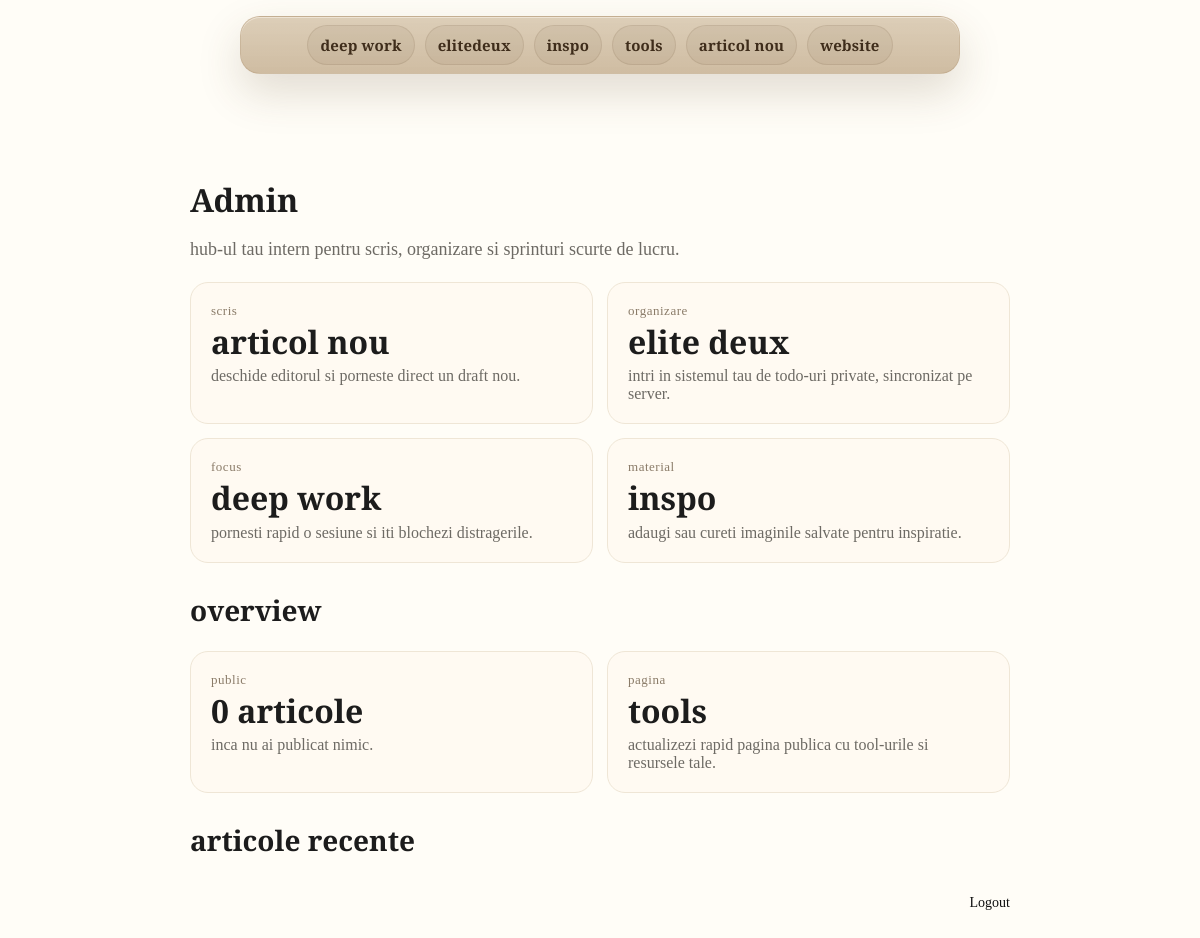
The page /admin/index.php (signed in) on the database as committed earlier.
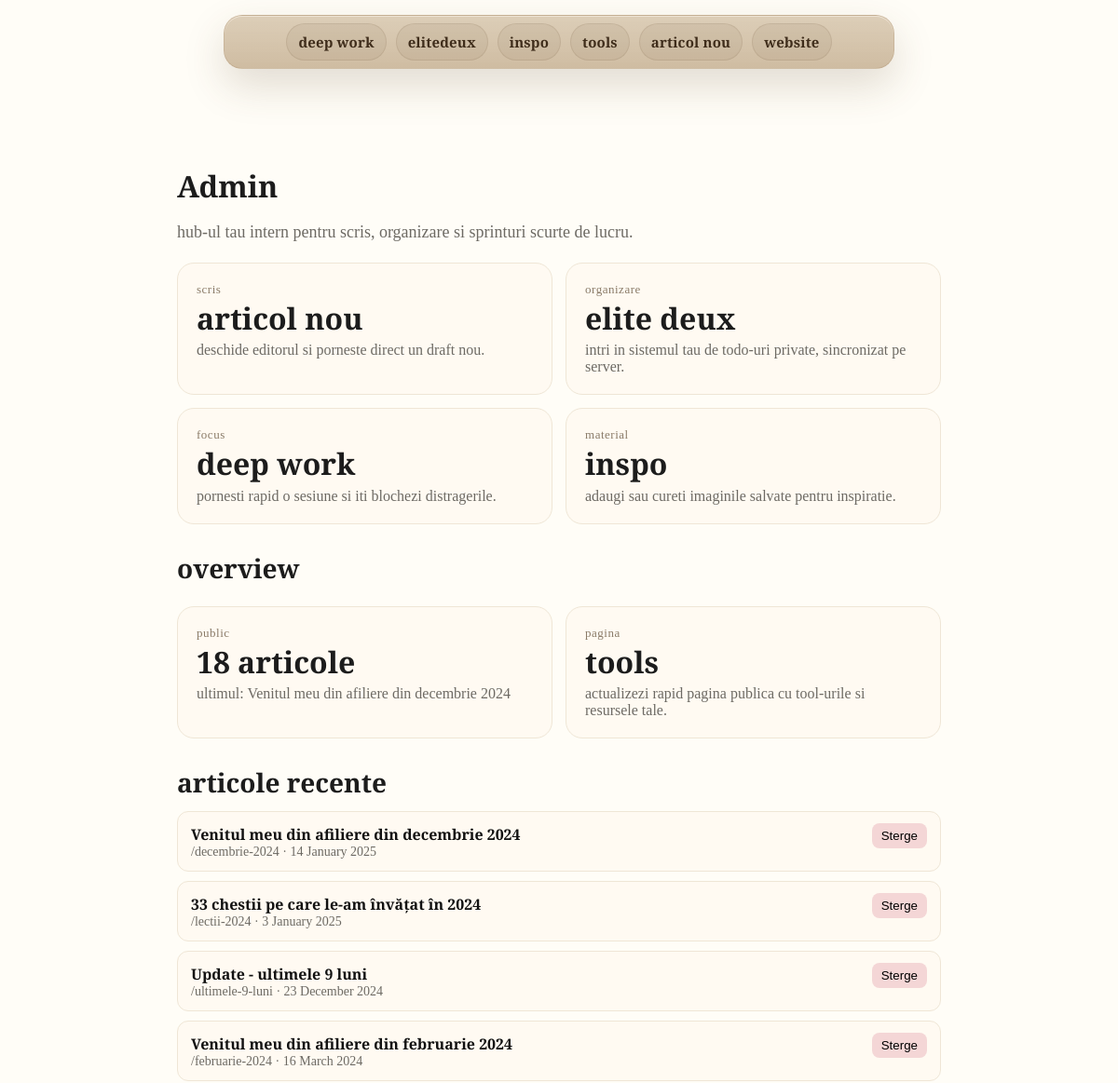
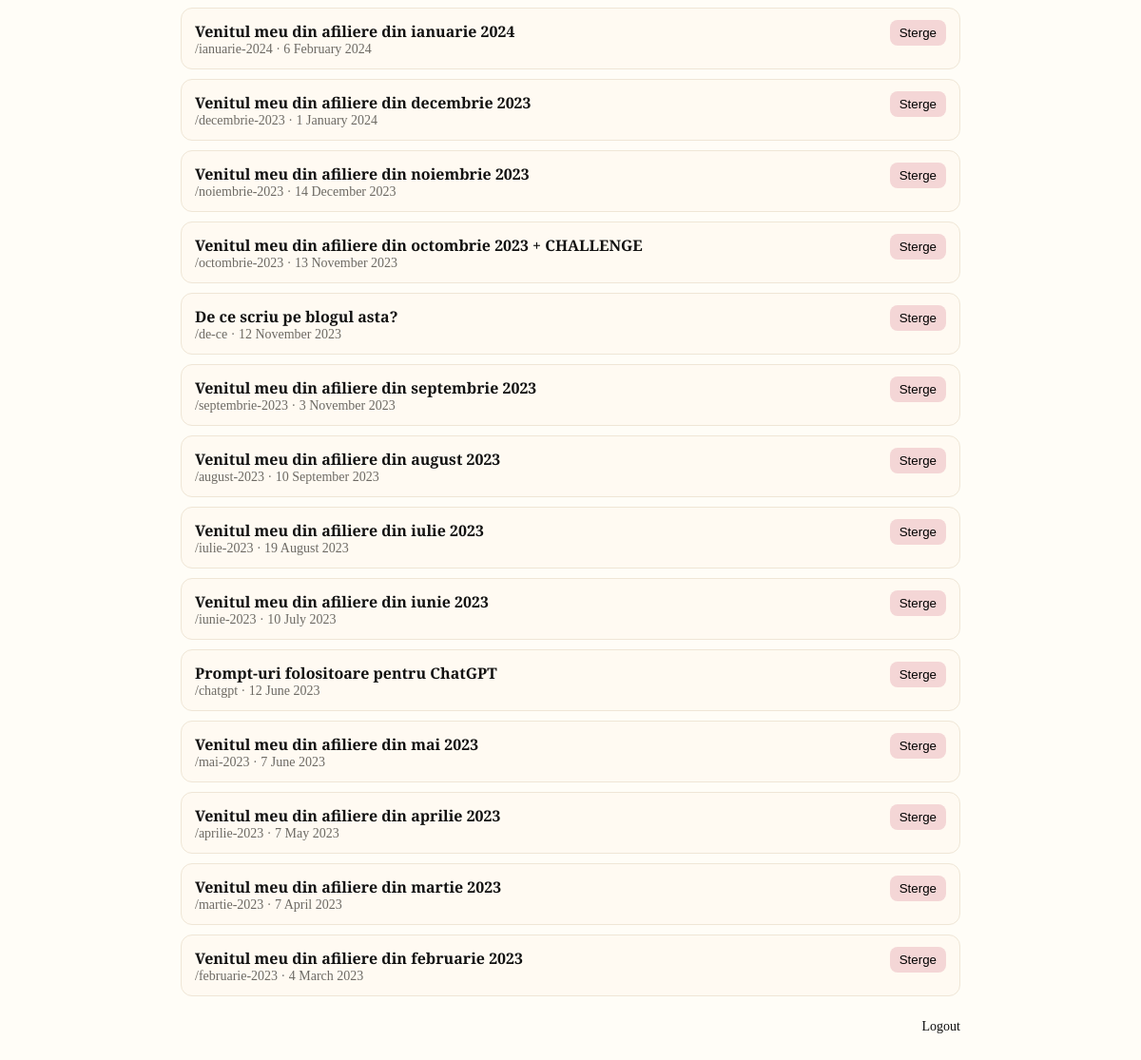
The same page on the database as committed later (2 pictures, top to bottom).
### tables this page shows
CREATE TABLE posts (
    id INTEGER PRIMARY KEY AUTOINCREMENT,
    slug TEXT UNIQUE NOT NULL,
    title TEXT NOT NULL,
    content_html TEXT NOT NULL,
    content_md TEXT,
    excerpt TEXT,
    published_at TEXT NOT NULL
);

### admin/index.php (the view, shortened to what this page needs)
<?php
$dbPath = __DIR__ . '/../data/blog.sqlite';
$db = new SQLite3($dbPath);
$db->exec('CREATE TABLE IF NOT EXISTS posts (
    id INTEGER PRIMARY KEY AUTOINCREMENT,
    slug TEXT UNIQUE NOT NULL,
    title TEXT NOT NULL,
    content_html TEXT NOT NULL,
    content_md TEXT,
    excerpt TEXT,
    published_at TEXT NOT NULL
);');
function h(string $value): string {
    return htmlspecialchars($value, ENT_QUOTES, 'UTF-8');
}
$result = $db->query('SELECT id, slug, title, published_at FROM posts ORDER BY published_at DESC');
$posts = [];
while ($row = $result->fetchArray(SQLITE3_ASSOC)) {
    $posts[] = $row;
}
$postCount = count($posts);
$latestPost = $posts[0] ?? null;
?>
<!doctype html>
<html lang="ro">
<head>
</head>
<body class="admin">
  <div class="admin-bar">
    <div class="admin-bar-inner">
      <a class="btn" href="/deep-work/">Deep work</a>
      <a class="btn" href="/elite-deux/">EliteDeux</a>
      <a class="btn" href="/admin/inspo.php">Inspo</a>
      <a class="btn" href="/admin/page.php?slug=tools">Tools</a>
      <a class="btn" href="/admin/edit.php">Articol nou</a>
      <a class="btn" href="/">Website</a>
    </div>
  </div>
  <div class="wrap">
    <div class="top">
      <h1>Admin</h1>
    </div>
    <p class="intro">hub-ul tau intern pentru scris, organizare si sprinturi scurte de lucru.</p>
    <section class="quick-grid" aria-label="Actiuni rapide">
      <a class="quick-card" href="/admin/edit.php">
        <span class="quick-card-kicker">scris</span>
        <h2>articol nou</h2>
        <p>deschide editorul si porneste direct un draft nou.</p>
      </a>
      <a class="quick-card" href="/elite-deux/">
        <span class="quick-card-kicker">organizare</span>
        <h2>elite deux</h2>
        <p>intri in sistemul tau de todo-uri private, sincronizat pe server.</p>
      </a>
      <a class="quick-card" href="/deep-work/">
        <span class="quick-card-kicker">focus</span>
        <h2>deep work</h2>
        <p>pornesti rapid o sesiune si iti blochezi distragerile.</p>
      </a>
      <a class="quick-card" href="/admin/inspo.php">
        <span class="quick-card-kicker">material</span>
        <h2>inspo</h2>
        <p>adaugi sau cureti imaginile salvate pentru inspiratie.</p>
      </a>
    </section>
    <section>
      <h2 class="section-title">overview</h2>
      <div class="quick-grid">
        <a class="quick-card" href="/blog">
          <span class="quick-card-kicker">public</span>
          <h2><?php echo h((string)$postCount); ?> articole</h2>
          <p><?php echo $latestPost ? 'ultimul: ' . h($latestPost['title']) : 'inca nu ai publicat nimic.'; ?></p>
        </a>
        <a class="quick-card" href="/admin/page.php?slug=tools">
          <span class="quick-card-kicker">pagina</span>
          <h2>tools</h2>
          <p>actualizezi rapid pagina publica cu tool-urile si resursele tale.</p>
        </a>
      </div>
    </section>
    <section>
      <h2 class="section-title">articole recente</h2>
    </section>
    <div class="list">
      <?php foreach ($posts as $p): ?>
        <div class="item">
          <div>
            <a href="/admin/edit.php?id=<?php echo (int)$p['id']; ?>"><?php echo h($p['title']); ?></a>
            <div class="meta">/<?php echo h($p['slug']); ?> · <?php echo h(date('j F Y', strtotime($p['published_at']))); ?></div>
          </div>
          <form method="post" onsubmit="return confirm('Stergi acest articol?');">
            <button class="danger" type="submit">Sterge</button>
          </form>
        </div>
      <?php endforeach; ?>
    </div>
    <div class="logout-row">
      <a class="link" href="/admin/logout.php">Logout</a>
    </div>
  </div>
</body>
</html>

### admin/index.php (style rules this page uses)
body { font-family: "Crimson Pro", serif; background: #FFFDF7; color: #1c1c1c; }
body:has(.admin-bar) { padding-top: 86px; }
.admin-bar { position: fixed; top: 16px; left: 50%; transform: translateX(-50%); z-index: 1000; width: min(720px, calc(100% - 24px)); }
.wrap { max-width: 820px; margin: 60px auto; padding: 24px; }
.top { display: block; }
.top h1 { margin: 0; }
.admin-bar-inner { display: flex; align-items: center; gap: 10px; flex-wrap: wrap; justify-content: center; padding: 8px; border: 1px solid rgba(143, 111, 74, 0.18); border-radius: 20px; background: linear-gradient(180deg, rgba(219, 204, 181, 0.96) 0%, rgba(206, 187, 160, 0.98) 100%); box-shadow: 0 18px 44px rgba(90, 67, 39, 0.18), inset 0 1px 0 rgba(255, 250, 242, 0.5); backdrop-filter: blur(12px); }
.btn { display: inline-flex; align-items: center; justify-content: center; min-height: 28px; padding: 5px 12px; background: rgba(108, 82, 51, 0.08); color: #3f2d1b; border: 1px solid rgba(108, 82, 51, 0.12); border-radius: 999px; font-family: "Crimson Pro", serif; font-size: 15px; font-weight: 600; letter-spacing: 0.01em; text-decoration: none; line-height: 1; text-transform: lowercase; transition: background 160ms ease, transform 160ms ease, border-color 160ms ease, color 160ms ease; }
.intro { margin-top: 18px; color: #6d6a64; font-size: 18px; }
.quick-grid { display: grid; grid-template-columns: repeat(2, minmax(0, 1fr)); gap: 14px; margin-top: 22px; }
.quick-card { display: block; padding: 20px; background: #fffaf2; border: 1px solid #efe6d6; border-radius: 18px; text-decoration: none; color: #1c1c1c; transition: transform 160ms ease, border-color 160ms ease, box-shadow 160ms ease; }
.quick-card-kicker { display: block; font-size: 13px; text-transform: lowercase; letter-spacing: 0.04em; color: #8a7b68; margin-bottom: 8px; }
.quick-card h2 { margin: 0; font-size: 32px; font-weight: 600; line-height: 0.95; text-transform: lowercase; }
.quick-card p { margin: 10px 0 0; color: #6d6a64; font-size: 16px; }
.section-title { margin: 28px 0 12px; font-size: 28px; font-weight: 600; text-transform: lowercase; }
.list { margin-top: 0; display: flex; flex-direction: column; gap: 10px; }
.item { background: #fffaf2; border: 1px solid #efe6d6; border-radius: 12px; padding: 12px 14px; display: flex; justify-content: space-between; align-items: baseline; }
.item a { color: #111; text-decoration: none; font-weight: 600; }
.meta { color: #6d6a64; font-size: 14px; }
.link { text-decoration: none; color: #111; font-size: 14px; }
.danger { background: #f4d6d6; border: 0; padding: 6px 10px; border-radius: 8px; cursor: pointer; }
.logout-row { display: flex; justify-content: flex-end; margin-top: 24px; }

Rows that differ between the two databases and show on the page:
added posts: title "Venitul meu din afiliere din decembrie 2024", slug "decembrie-2024", published_at "14 January 2025"
added posts: title "33 chestii pe care le-am învățat în 2024", slug "lectii-2024", published_at "3 January 2025"
added posts: title "Update - ultimele 9 luni", slug "ultimele-9-luni", published_at "23 December 2024"
added posts: title "Venitul meu din afiliere din februarie 2024", slug "februarie-2024", published_at "16 March 2024"
added posts: title "Venitul meu din afiliere din ianuarie 2024", slug "ianuarie-2024", published_at "6 February 2024"
added posts: title "Venitul meu din afiliere din decembrie 2023", slug "decembrie-2023", published_at "1 January 2024"
added posts: title "Venitul meu din afiliere din noiembrie 2023", slug "noiembrie-2023", published_at "14 December 2023"
added posts: title "Venitul meu din afiliere din octombrie 2023 + CHALLENGE", slug "octombrie-2023", published_at "13 November 2023"
added posts: title "De ce scriu pe blogul asta?", slug "de-ce", published_at "12 November 2023"
added posts: title "Venitul meu din afiliere din septembrie 2023", slug "septembrie-2023", published_at "3 November 2023"
added posts: title "Venitul meu din afiliere din august 2023", slug "august-2023", published_at "10 September 2023"
added posts: title "Venitul meu din afiliere din iulie 2023", slug "iulie-2023", published_at "19 August 2023"
added posts: title "Venitul meu din afiliere din iunie 2023", slug "iunie-2023", published_at "10 July 2023"
added posts: title "Prompt-uri folositoare pentru ChatGPT", slug "chatgpt", published_at "12 June 2023"
added posts: title "Venitul meu din afiliere din mai 2023", slug "mai-2023", published_at "7 June 2023"
added posts: title "Venitul meu din afiliere din aprilie 2023", slug "aprilie-2023", published_at "7 May 2023"
added posts: title "Venitul meu din afiliere din martie 2023", slug "martie-2023", published_at "7 April 2023"
added posts: title "Venitul meu din afiliere din februarie 2023", slug "februarie-2023", published_at "4 March 2023"
Other text that changed with them:
$postCount: "0" → "18"
text no longer shown: "inca nu ai publicat nimic."
text now shown: "ultimul:"
